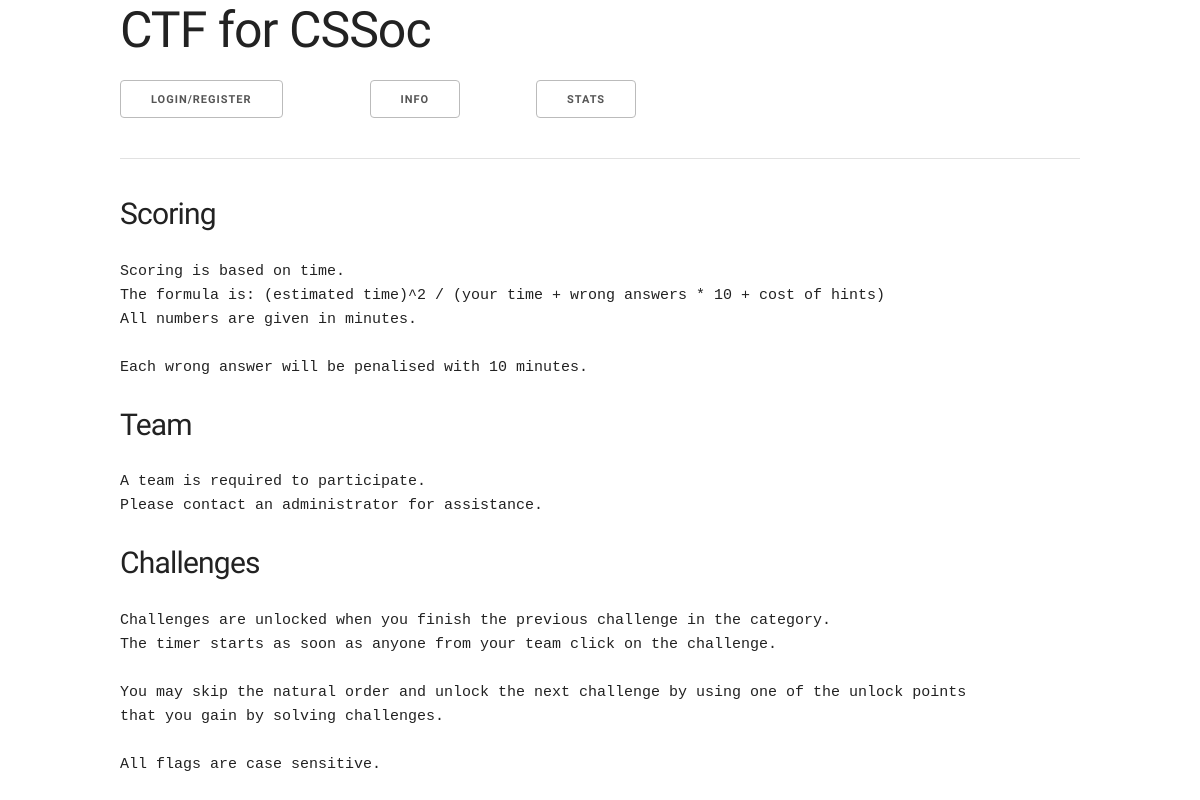
The app's page /info/ with its own data.
### info/models.py (models this page shows, shortened)
class InfoPost(models.Model):
    title = models.CharField(max_length = 50)
    content = models.TextField()
    base = 'base.html'

### info/views.py (the view)
class InfoPostListView(ListView):
    model = InfoPost
    template_name = 'info/infoPost.html'
    def get_context_data(self, **kwargs):
        context = super(InfoPostListView, self).get_context_data(**kwargs)
        context['base'] = 'base.html'
        context['user'] = self.request.user
        return context

### info/templates/info/infoPost.html (shortened to what this page needs)
{% extends base %}
{% block body %}
{% for info in object_list %}
	<h4>{{ info.title }}</h4>
	<p><pre>{{ info.content | safe }}</pre></p>
{% endfor %}
{% endblock %}

### challenges/static/skeleton.css (style rules this page uses)
html { font-size: 62.5%; }
body { font-size: 1.5em; line-height: 1.6; font-weight: 400; font-family: "Raleway", "HelveticaNeue", "Helvetica Neue", Helvetica, Arial, sans-serif; color: #222; }
h1, h2, h3, h4, h5, h6 { margin-top: 0; margin-bottom: 2rem; font-weight: 300; }
h4 { font-size: 2.4rem; line-height: 1.35; letter-spacing: -.08rem; }
@media (min-width: 550px) { h4 { font-size: 3.0rem; } }
p { margin-top: 0; }
pre, blockquote, dl, figure, table, p, ul, ol, form { margin-bottom: 2.5rem; }

### records on screen
InfoPost: title "Scoring", content "Scoring is based on time. The formula is: (estimated time)^2 / (your time + wrong answers * 10 + cost of hints) All numbers are given in minutes. Each wrong answer will be penalised with 10 minutes."
InfoPost: title "Team", content "A team is required to participate. Please contact an administrator for assistance."
InfoPost: title "Challenges", content "Challenges are unlocked when you finish the previous challenge in the category. The timer starts as soon as anyone from your team click on the challenge. You may skip the natural order and unlock the next challenge by using one of the unlock points that you gain by solving challenges. All flags are case sensitive."
